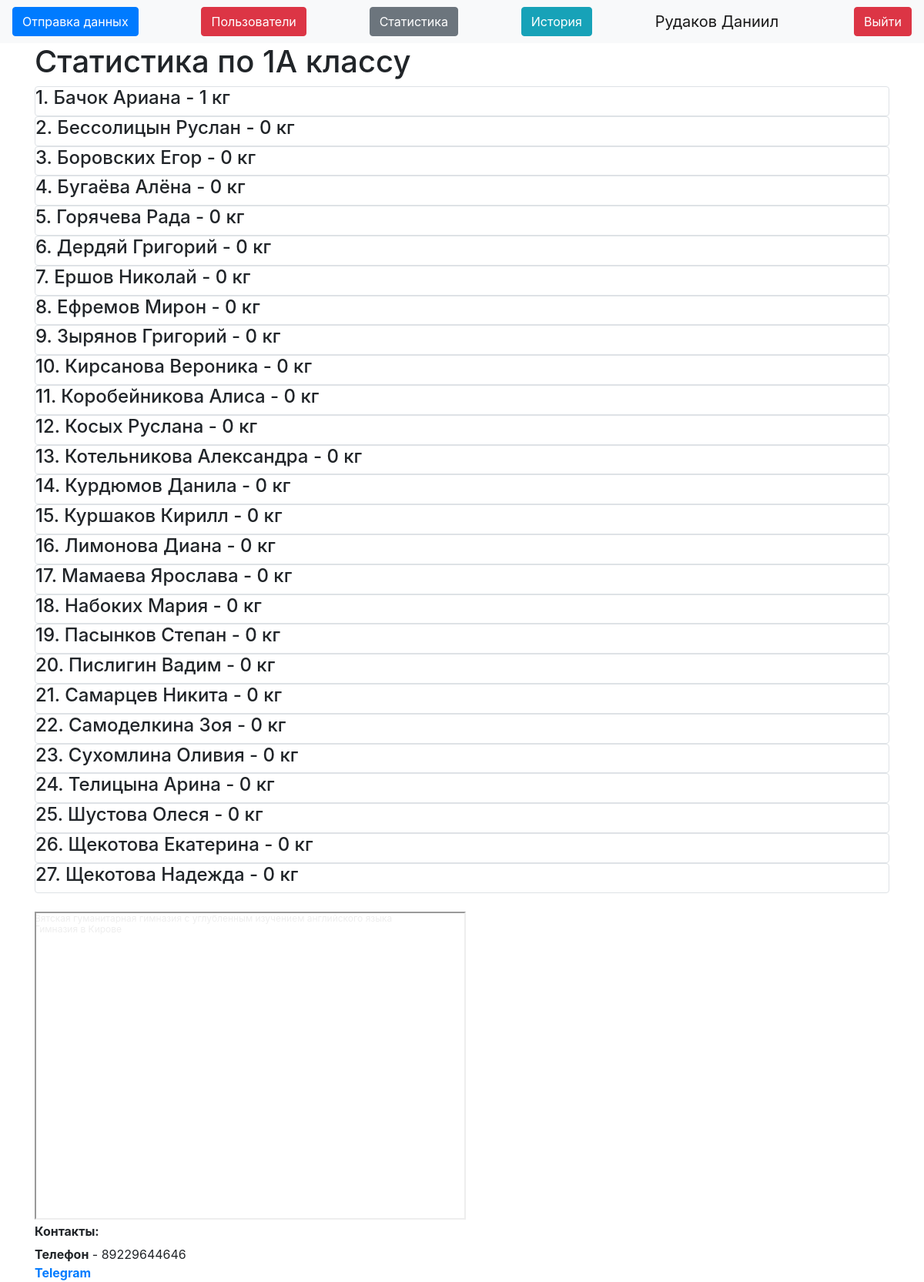
/stats1a (signed in), run on the app's committed database.
### data/users.py (models this page shows, shortened)
class User(SqlAlchemyBase, UserMixin):
    __tablename__ = 'users'
    id = sqlalchemy.Column(sqlalchemy.Integer,
                           primary_key=True, autoincrement=True)
    name = sqlalchemy.Column(sqlalchemy.String, nullable=True)
    about = sqlalchemy.Column(sqlalchemy.String, nullable=True)
    email = sqlalchemy.Column(sqlalchemy.String,
                              index=True, unique=True, nullable=True)
    hashed_password = sqlalchemy.Column(sqlalchemy.String, nullable=True)
    is_admin = sqlalchemy.Column(sqlalchemy.Boolean)
    got = sqlalchemy.Column(sqlalchemy.Integer, default=0)
    got_pupils = sqlalchemy.Column(sqlalchemy.Integer, default=0)
    kilograms = orm.relationship("Kilograms", back_populates='user')

### data/Pupils.py (models this page shows)
class Pupils(SqlAlchemyBase):
    __tablename__ = 'Pupils'
    id = sqlalchemy.Column(sqlalchemy.Integer, autoincrement=True, primary_key=True)
    name = sqlalchemy.Column(sqlalchemy.String)
    value = sqlalchemy.Column(sqlalchemy.Integer, default=0)
    grade = sqlalchemy.Column(sqlalchemy.String)
    kilo = orm.relationship("Kilograms", back_populates="pupil")

### server.py (the view)
@app.route("/stats1a")
@login_required
def stats1a():
    db_sess = db_session.create_session()
    pupils = db_sess.query(Pupils).filter(Pupils.grade == "1А").all()
    return render_template("stats_grade.html", db=pupils, grade="1А", title="1А статистика")

### data/db_session.py (called while the page is built)
def create_session() -> Session:
    global __factory
    return __factory()

### server.py (called while the page is built)
@login_manager.user_loader
def load_user(user_id):
    db_sess = db_session.create_session()
    return db_sess.query(User).get(user_id)

### templates/stats_grade.html
{% extends "base.html" %}
{% block content %}
{% if current_user.is_admin %}
<h1>Статистика по {{grade}} классу</h1>
{% for item in db%}
<div class="col-md6 border rounded">
    <h4>{{item.name}} - {{item.value}} кг</h4>
</div>
{% endfor %}
{% endif %}
{% endblock %}

### templates/base.html (shortened to what this page needs)
<!doctype html>
<html lang="en">
<head>
    <link rel="stylesheet"
          href="https://stackpath.bootstrapcdn.com/bootstrap/4.4.1/css/bootstrap.min.css"
>
</head>
<body>
<header>
    <nav class="navbar navbar-light bg-light">
        {% if current_user.is_authenticated %}
        <a type="button" class="btn btn-primary" href="/">Отправка данных</a>
        {% if current_user.is_admin %}
        <a class="btn btn-danger" href="/users">Пользователи</a>
        <a class="btn btn-secondary" href="/stats">Статистика</a>
        {% endif %}
        <a class="btn btn-info" href="/history">История</a>
        <a class="navbar-brand" href="">{{ current_user.name }}</a>
        <a class="btn btn-danger" href="/logout">Выйти</a>
        {% else %}
        <p>
            <a class="btn btn-success" href="/login">Войти</a>
        </p>
        {% endif %}
    </nav>
</header>
<main role="main" class="container">
    {% block content %}{% endblock %}
    <div style="position:relative;overflow:hidden;"><a href="https://yandex.ru/maps/org/vyatskaya_gumanitarnaya_gimnaziya_s_uglublennym_izucheniyem_angliyskogo_yazyka/242665774091/?utm_medium=mapframe&utm_source=maps" style="color:#eee;font-size:12px;position:absolute;top:0px;">Вятская гуманитарная гимназия с углубленным изучением английского языка</a><a href="https://yandex.ru/maps/46/kirov/category/gymnasium/184106234/?utm_medium=mapframe&utm_source=maps" style="color:#eee;font-size:12px;position:absolute;top:14px;">Гимназия в Кирове</a><iframe src="https://yandex.ru/map-widget/v1/?indoorLevel=1&ll=49.677390%2C58.600535&mode=search&oid=242665774091&ol=biz&z=17.34" width="560" height="400" frameborder="1" allowfullscreen="true" style="position:relative;"></iframe></div>
    <h6><b>Контакты:</b></h6>
    <div>
        <b>Телефон</b> - 89229644646</br>
        <b><a href="https://t.me/mc_Danik">Telegram</a></b>
    </div>
</main>
</body>
</html>

### data on the page
User: name "Рудаков Даниил"
Pupils: name "1. Бачок Ариана", value "1"
Pupils: name "2. Бессолицын Руслан", value "0"
Pupils: name "3. Боровских Егор", value "0"
Pupils: name "4. Бугаёва Алёна", value "0"
Pupils: name "5. Горячева Рада", value "0"
Pupils: name "6. Дердяй Григорий", value "0"
Pupils: name "7. Ершов Николай", value "0"
Pupils: name "8. Ефремов Мирон", value "0"
Pupils: name "9. Зырянов Григорий", value "0"
Pupils: name "10. Кирсанова Вероника", value "0"
Pupils: name "11. Коробейникова Алиса", value "0"
Pupils: name "12. Косых Руслана", value "0"
Pupils: name "13. Котельникова Александра", value "0"
Pupils: name "14. Курдюмов Данила", value "0"
Pupils: name "15. Куршаков Кирилл", value "0"
Pupils: name "16. Лимонова Диана", value "0"
Pupils: name "17. Мамаева Ярослава", value "0"
Pupils: name "18. Набоких Мария", value "0"
Pupils: name "19. Пасынков Степан", value "0"
Pupils: name "20. Пислигин Вадим", value "0"
Pupils: name "21. Самарцев Никита", value "0"
Pupils: name "22. Самоделкина Зоя", value "0"
Pupils: name "23. Сухомлина Оливия", value "0"
Pupils: name "24. Телицына Арина", value "0"
Pupils: name "25. Шустова Олеся", value "0"
Pupils: name "26. Щекотова Екатерина", value "0"
Pupils: name "27. Щекотова Надежда", value "0"

### other printed values
{{ grade }} "1А"
